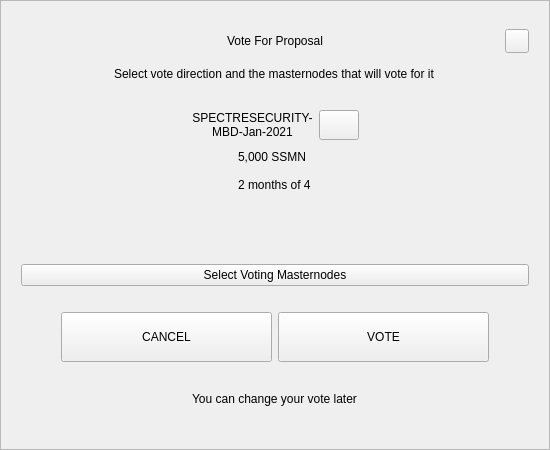
<?xml version="1.0" encoding="UTF-8"?>
<ui version="4.0">
 <class>VoteDialog</class>
 <widget class="QWidget" name="VoteDialog">
  <property name="geometry">
   <rect>
    <x>0</x>
    <y>0</y>
    <width>550</width>
    <height>450</height>
   </rect>
  </property>
  <layout class="QVBoxLayout" name="verticalLayout_1">
   <property name="spacing">
    <number>0</number>
   </property>
   <property name="leftMargin">
    <number>0</number>
   </property>
   <property name="topMargin">
    <number>0</number>
   </property>
   <property name="rightMargin">
    <number>0</number>
   </property>
   <property name="bottomMargin">
    <number>0</number>
   </property>
   <item>
    <widget class="QFrame" name="frame">
     <property name="styleSheet">
      <string notr="true"/>
     </property>
     <property name="frameShape">
      <enum>QFrame::StyledPanel</enum>
     </property>
     <property name="frameShadow">
      <enum>QFrame::Raised</enum>
     </property>
     <layout class="QVBoxLayout" name="verticalLayout_2">
      <property name="spacing">
       <number>6</number>
      </property>
      <property name="leftMargin">
       <number>20</number>
      </property>
      <property name="topMargin">
       <number>20</number>
      </property>
      <property name="rightMargin">
       <number>20</number>
      </property>
      <property name="bottomMargin">
       <number>20</number>
      </property>
      <item>
       <layout class="QHBoxLayout" name="horizontalLayout_1">
        <property name="spacing">
         <number>0</number>
        </property>
        <item>
         <spacer name="horizontalSpacer_1">
          <property name="orientation">
           <enum>Qt::Horizontal</enum>
          </property>
          <property name="sizeHint" stdset="0">
           <size>
            <width>40</width>
            <height>20</height>
           </size>
          </property>
         </spacer>
        </item>
        <item>
         <widget class="QLabel" name="labelTitle">
          <property name="minimumSize">
           <size>
            <width>0</width>
            <height>40</height>
           </size>
          </property>
          <property name="maximumSize">
           <size>
            <width>16777215</width>
            <height>40</height>
           </size>
          </property>
          <property name="styleSheet">
           <string notr="true">padding-left:24px;</string>
          </property>
          <property name="text">
           <string>Vote For Proposal</string>
          </property>
          <property name="alignment">
           <set>Qt::AlignCenter</set>
          </property>
          <property name="margin">
           <number>7</number>
          </property>
         </widget>
        </item>
        <item>
         <spacer name="horizontalSpacer_2">
          <property name="orientation">
           <enum>Qt::Horizontal</enum>
          </property>
          <property name="sizeHint" stdset="0">
           <size>
            <width>40</width>
            <height>20</height>
           </size>
          </property>
         </spacer>
        </item>
        <item>
         <widget class="QPushButton" name="btnEsc">
          <property name="minimumSize">
           <size>
            <width>24</width>
            <height>24</height>
           </size>
          </property>
          <property name="maximumSize">
           <size>
            <width>24</width>
            <height>24</height>
           </size>
          </property>
          <property name="focusPolicy">
           <enum>Qt::NoFocus</enum>
          </property>
          <property name="text">
           <string/>
          </property>
         </widget>
        </item>
       </layout>
      </item>
      <item alignment="Qt::AlignHCenter">
       <widget class="QLabel" name="labelSubtitle">
        <property name="text">
         <string>Select vote direction and the masternodes that will vote for it</string>
        </property>
       </widget>
      </item>
      <item>
       <spacer name="verticalSpacer_1">
        <property name="orientation">
         <enum>Qt::Vertical</enum>
        </property>
        <property name="sizeType">
         <enum>QSizePolicy::Expanding</enum>
        </property>
        <property name="sizeHint" stdset="0">
         <size>
          <width>20</width>
          <height>40</height>
         </size>
        </property>
       </spacer>
      </item>
      <item>
       <layout class="QHBoxLayout" name="horizontalLayout_2">
        <item>
         <spacer name="horizontalSpacer_3">
          <property name="orientation">
           <enum>Qt::Horizontal</enum>
          </property>
          <property name="sizeHint" stdset="0">
           <size>
            <width>40</width>
            <height>20</height>
           </size>
          </property>
         </spacer>
        </item>
        <item>
         <widget class="QLabel" name="labelTitleVote">
          <property name="minimumSize">
           <size>
            <width>0</width>
            <height>30</height>
           </size>
          </property>
          <property name="text">
           <string notr="true">SPECTRESECURITY-MBD-Jan-2021</string>
          </property>
          <property name="alignment">
           <set>Qt::AlignCenter</set>
          </property>
          <property name="wordWrap">
           <bool>true</bool>
          </property>
         </widget>
        </item>
        <item>
         <widget class="QPushButton" name="btnLink">
          <property name="minimumSize">
           <size>
            <width>0</width>
            <height>30</height>
           </size>
          </property>
          <property name="maximumSize">
           <size>
            <width>16777215</width>
            <height>30</height>
           </size>
          </property>
          <property name="cursor">
           <cursorShape>PointingHandCursor</cursorShape>
          </property>
          <property name="text">
           <string/>
          </property>
         </widget>
        </item>
        <item>
         <spacer name="horizontalSpacer_4">
          <property name="orientation">
           <enum>Qt::Horizontal</enum>
          </property>
          <property name="sizeHint" stdset="0">
           <size>
            <width>40</width>
            <height>20</height>
           </size>
          </property>
         </spacer>
        </item>
       </layout>
      </item>
      <item alignment="Qt::AlignHCenter">
       <widget class="QWidget" name="widget" native="true">
        <property name="minimumSize">
         <size>
          <width>0</width>
          <height>50</height>
         </size>
        </property>
        <layout class="QVBoxLayout" name="verticalLayout_3">
         <property name="spacing">
          <number>6</number>
         </property>
         <property name="leftMargin">
          <number>0</number>
         </property>
         <property name="topMargin">
          <number>0</number>
         </property>
         <property name="rightMargin">
          <number>0</number>
         </property>
         <property name="bottomMargin">
          <number>0</number>
         </property>
         <item>
          <widget class="QLabel" name="labelAmount">
           <property name="text">
            <string notr="true">5,000 SSMN</string>
           </property>
          </widget>
         </item>
         <item>
          <widget class="QLabel" name="labelTime">
           <property name="text">
            <string notr="true">2 months of 4</string>
           </property>
          </widget>
         </item>
        </layout>
       </widget>
      </item>
      <item>
       <spacer name="verticalSpacer_2">
        <property name="orientation">
         <enum>Qt::Vertical</enum>
        </property>
        <property name="sizeType">
         <enum>QSizePolicy::Fixed</enum>
        </property>
        <property name="sizeHint" stdset="0">
         <size>
          <width>20</width>
          <height>10</height>
         </size>
        </property>
       </spacer>
      </item>
      <item>
       <widget class="QWidget" name="containerVotes" native="true">
        <property name="minimumSize">
         <size>
          <width>0</width>
          <height>36</height>
         </size>
        </property>
        <layout class="QHBoxLayout" name="horizontalLayout_3" stretch="1,0,1">
         <property name="spacing">
          <number>0</number>
         </property>
         <property name="leftMargin">
          <number>0</number>
         </property>
         <property name="topMargin">
          <number>0</number>
         </property>
         <property name="rightMargin">
          <number>0</number>
         </property>
         <property name="bottomMargin">
          <number>0</number>
         </property>
         <item>
          <widget class="QWidget" name="containerNo" native="true">
           <property name="sizePolicy">
            <sizepolicy hsizetype="Expanding" vsizetype="Preferred">
             <horstretch>0</horstretch>
             <verstretch>0</verstretch>
            </sizepolicy>
           </property>
           <property name="minimumSize">
            <size>
             <width>0</width>
             <height>36</height>
            </size>
           </property>
           <layout class="QGridLayout" name="gridLayout">
            <property name="leftMargin">
             <number>0</number>
            </property>
            <property name="topMargin">
             <number>0</number>
            </property>
            <property name="rightMargin">
             <number>0</number>
            </property>
            <property name="bottomMargin">
             <number>0</number>
            </property>
            <property name="spacing">
             <number>0</number>
            </property>
           </layout>
          </widget>
         </item>
         <item>
          <spacer name="horizontalSpacer_5">
           <property name="orientation">
            <enum>Qt::Horizontal</enum>
           </property>
           <property name="sizeType">
            <enum>QSizePolicy::Fixed</enum>
           </property>
           <property name="sizeHint" stdset="0">
            <size>
             <width>16</width>
             <height>20</height>
            </size>
           </property>
          </spacer>
         </item>
         <item>
          <widget class="QWidget" name="containerYes" native="true">
           <property name="minimumSize">
            <size>
             <width>0</width>
             <height>36</height>
            </size>
           </property>
           <property name="layoutDirection">
            <enum>Qt::LeftToRight</enum>
           </property>
           <layout class="QGridLayout" name="gridLayout_2">
            <property name="leftMargin">
             <number>0</number>
            </property>
            <property name="topMargin">
             <number>0</number>
            </property>
            <property name="rightMargin">
             <number>0</number>
            </property>
            <property name="bottomMargin">
             <number>0</number>
            </property>
            <property name="horizontalSpacing">
             <number>0</number>
            </property>
           </layout>
          </widget>
         </item>
        </layout>
       </widget>
      </item>
      <item>
       <spacer name="verticalSpacer_3">
        <property name="orientation">
         <enum>Qt::Vertical</enum>
        </property>
        <property name="sizeType">
         <enum>QSizePolicy::Fixed</enum>
        </property>
        <property name="sizeHint" stdset="0">
         <size>
          <width>20</width>
          <height>10</height>
         </size>
        </property>
       </spacer>
      </item>
      <item>
       <widget class="QPushButton" name="btnSelectMasternodes">
        <property name="cursor">
         <cursorShape>PointingHandCursor</cursorShape>
        </property>
        <property name="text">
         <string>Select Voting Masternodes</string>
        </property>
       </widget>
      </item>
      <item>
       <spacer name="verticalSpacer_4">
        <property name="orientation">
         <enum>Qt::Vertical</enum>
        </property>
        <property name="sizeType">
         <enum>QSizePolicy::Fixed</enum>
        </property>
        <property name="sizeHint" stdset="0">
         <size>
          <width>20</width>
          <height>20</height>
         </size>
        </property>
       </spacer>
      </item>
      <item>
       <layout class="QHBoxLayout" name="horizontalLayout_4" stretch="0,2,2,0">
        <item>
         <spacer name="horizontalSpacer_6">
          <property name="orientation">
           <enum>Qt::Horizontal</enum>
          </property>
          <property name="sizeHint" stdset="0">
           <size>
            <width>40</width>
            <height>20</height>
           </size>
          </property>
         </spacer>
        </item>
        <item>
         <widget class="QPushButton" name="btnCancel">
          <property name="minimumSize">
           <size>
            <width>0</width>
            <height>50</height>
           </size>
          </property>
          <property name="focusPolicy">
           <enum>Qt::NoFocus</enum>
          </property>
          <property name="text">
           <string>CANCEL</string>
          </property>
         </widget>
        </item>
        <item>
         <widget class="QPushButton" name="btnSave">
          <property name="minimumSize">
           <size>
            <width>0</width>
            <height>50</height>
           </size>
          </property>
          <property name="focusPolicy">
           <enum>Qt::NoFocus</enum>
          </property>
          <property name="text">
           <string>VOTE</string>
          </property>
         </widget>
        </item>
        <item>
         <spacer name="horizontalSpacer_7">
          <property name="orientation">
           <enum>Qt::Horizontal</enum>
          </property>
          <property name="sizeHint" stdset="0">
           <size>
            <width>40</width>
            <height>20</height>
           </size>
          </property>
         </spacer>
        </item>
       </layout>
      </item>
      <item>
       <spacer name="verticalSpacer_5">
        <property name="orientation">
         <enum>Qt::Vertical</enum>
        </property>
        <property name="sizeType">
         <enum>QSizePolicy::Expanding</enum>
        </property>
        <property name="sizeHint" stdset="0">
         <size>
          <width>20</width>
          <height>10</height>
         </size>
        </property>
       </spacer>
      </item>
      <item>
       <spacer name="verticalSpacer_6">
        <property name="orientation">
         <enum>Qt::Vertical</enum>
        </property>
        <property name="sizeHint" stdset="0">
         <size>
          <width>20</width>
          <height>40</height>
         </size>
        </property>
       </spacer>
      </item>
      <item alignment="Qt::AlignHCenter">
       <widget class="QLabel" name="labelMessage">
        <property name="text">
         <string>You can change your vote later</string>
        </property>
       </widget>
      </item>
      <item>
       <spacer name="verticalSpacer_7">
        <property name="orientation">
         <enum>Qt::Vertical</enum>
        </property>
        <property name="sizeType">
         <enum>QSizePolicy::Expanding</enum>
        </property>
        <property name="sizeHint" stdset="0">
         <size>
          <width>20</width>
          <height>40</height>
         </size>
        </property>
       </spacer>
      </item>
     </layout>
    </widget>
   </item>
  </layout>
 </widget>
 <resources/>
 <connections/>
</ui>
